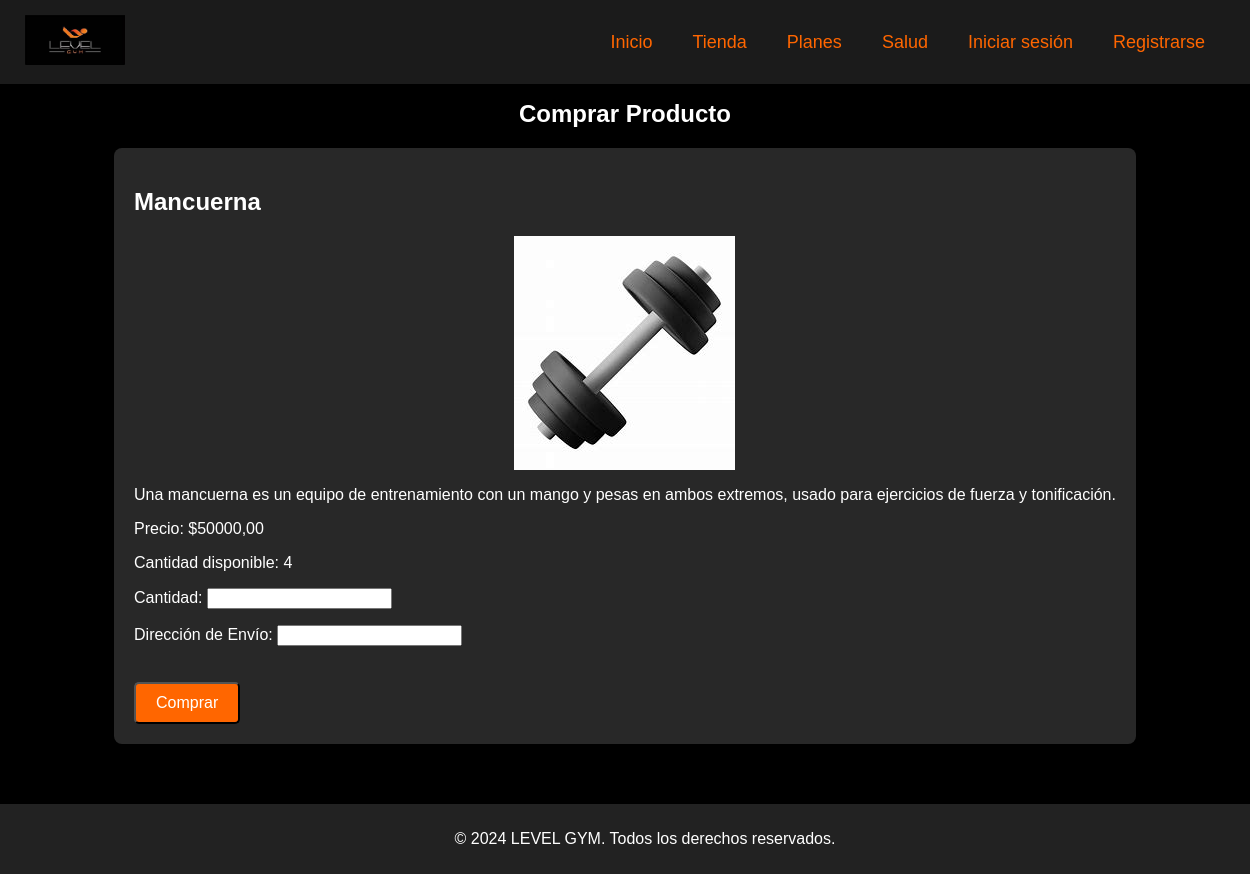
The page /comprar/1/ on the database its author committed.
### gym/models.py (models this page shows, shortened)
class Inventario(models.Model):
    nombre = models.CharField(max_length=100)
    cantidad = models.PositiveIntegerField()
    precio = models.DecimalField(max_digits=10, decimal_places=2)
    descripcion = models.TextField(blank=True, null=True)
    imagen = models.ImageField(upload_to='inventory_images/', blank=True, null=True)

### gym/views.py (the view)
# urls.py: path('comprar/<int:producto_id>/', views.comprar_producto, name='comprar_producto'),
def comprar_producto(request, producto_id):
    producto = get_object_or_404(Inventario, pk=producto_id)
    if request.method == 'POST':
        form = CompraForm(request.POST)
        if form.is_valid():
            return render(request, 'gym/comprar_confirmacion.html', {'producto': producto})
    else:
        form = CompraForm()
    return render(request, 'gym/comprar.html', {'producto': producto, 'form': form})

### gym/forms.py
class CompraForm(forms.Form):
    cantidad = forms.IntegerField(min_value=1, label='Cantidad')
    direccion_envio = forms.CharField(max_length=255, label='Dirección de Envío')

### gym/templates/gym/comprar.html (shortened to what this page needs)
{% load static %}
<!DOCTYPE html>
<html lang="es">
<head>
    <link rel="stylesheet" href="{% static 'css/comprar.css' %}">
</head>
<body>
    <header>
        <nav>
            <div class="logo-container">
                <a href="{% url 'index' %}"><img src="{% static 'images/icono.jfif' %}" alt="" height="50" width="100"></a>
            </div>
            <ul>
                <li><a href="{% url 'index' %}">Inicio</a></li>
                <li><a href="{% url 'tienda' %}">Tienda</a></li>
                <li><a href="{% url 'planes' %}">Planes</a></li>
                <li><a href="{% url 'salud' %}">Salud</a></li>
                {% if user.is_authenticated %}
                    <li><a href="{% url 'logout' %}">Cerrar sesión</a></li>
                {% else %}
                    <li><a href="{% url 'login' %}">Iniciar sesión</a></li>
                    <li><a href="{% url 'register' %}">Registrarse</a></li>
                {% endif %}
            </ul>
        </nav>
    </header>
    <main>
        <section>
            <h1>Comprar Producto</h1>
            <div class="product-details">
                <h2>{{ producto.nombre }}</h2>
                {% if producto.imagen %}
                    <img src="{{ producto.imagen.url }}" alt="{{ producto.nombre }}" class="product-image">
                {% else %}
                    <p>Imagen no disponible.</p>
                {% endif %}
                <p>{{ producto.descripcion }}</p>
                <p>Precio: ${{ producto.precio }}</p>
                <p>Cantidad disponible: {{ producto.cantidad }}</p>
                <form method="post">
                    {{ form.as_p }}
                    <button type="submit" class="button">Comprar</button>
                </form>
            </div>
        </section>
    </main>
    <footer>
        <p>&copy; 2024 LEVEL GYM. Todos los derechos reservados.</p>
    </footer>
</body>
</html>

### gym/static/css/comprar.css (style rules this page uses)
body { background-color: #000; color: #fff; font-family: 'Arial', sans-serif; margin: 0; padding: 0; background-image: url('../images/comprar-background.png'); background-size: cover; background-position: center; background-attachment: fixed; min-height: 100vh; display: flex; flex-direction: column; }
header { background: rgba(34, 34, 34, 0.8); padding: 15px 0; position: fixed; width: 100%; top: 0; left: 0; z-index: 1000; display: flex; justify-content: center; align-items: center; }
nav { width: 100%; max-width: 1200px; display: flex; justify-content: space-between; align-items: center; }
.logo-container { flex: 1; }
nav ul { list-style: none; display: flex; justify-content: center; align-items: center; padding: 0; margin: 0; }
nav ul li { margin: 0 20px; }
nav ul li a { color: #ff6600; text-decoration: none; font-size: 18px; transition: color 0.3s ease, transform 0.3s ease; }
main { padding: 80px 20px 60px; max-width: 1200px; margin: 0 auto; flex: 1; text-align: center; }
.product-details { background: rgba(51, 51, 51, 0.8); padding: 20px; border-radius: 8px; box-shadow: 0 4px 8px rgba(0, 0, 0, 0.3); display: inline-block; text-align: left; }
.product-image { max-width: 100%; height: auto; display: block; margin: 0 auto 10px; }
.button { display: inline-block; padding: 10px 20px; background-color: #ff6600; color: #fff; text-decoration: none; border-radius: 5px; font-size: 16px; text-align: center; transition: background-color 0.3s ease, transform 0.3s ease; margin-top: 20px; }
footer { background: #222; color: #fff; text-align: center; padding: 10px 20px; width: 100%; }

### rows shown on the page
Inventario: nombre "Mancuerna", imagen (picture), descripcion "Una mancuerna es un equipo de entrenamiento con un mango y pesas en ambos extremos, usado para ejercicios de fuerza y tonificación.", precio "50000,00", cantidad "4"
